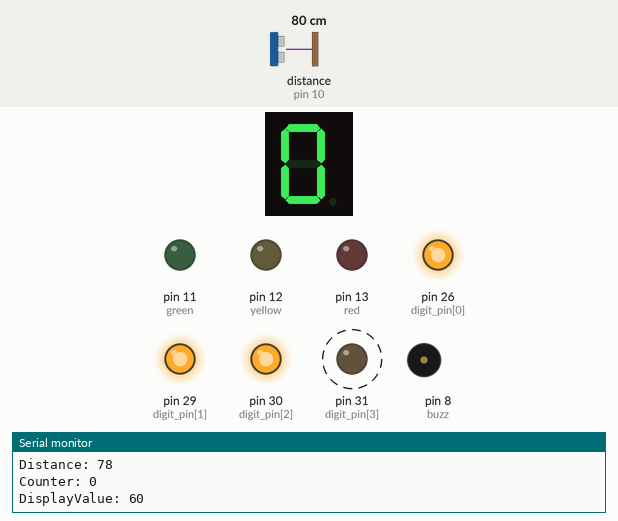
Bench run of a sketch on a simulated Arduino Mega 2560, built with avr-gcc and run on an emulated ATmega2560. Shown: 1-digit seven-segment display, output pins drawn as LEDs (lit = HIGH), buzzer (waves = sounding, pin HIGH), the last lines printed to the serial monitor. Wiring (inferred from the names in the program): ultrasonic range finder: trigger pin 9; echo pin 10; 1-digit 7-segment display, segments lit when HIGH: segments pin 22, pin 23, pin 24, pin 25, A0, pin 27, pin 28. Dashed ring = blinking. The test bench sets the inputs (shaded band); at power-on: distance to the obstacle (sensor on pin 10) 80 cm. The echo pulse lasts 58.3 µs per cm; the segment pins are drawn as the display they are named for; pins used as bus, display or sensor lines are not drawn.

Above: at 2.2 s.
2.3 s: distance to the obstacle (sensor on pin 10) set to 2 cm
At 3.6 s:
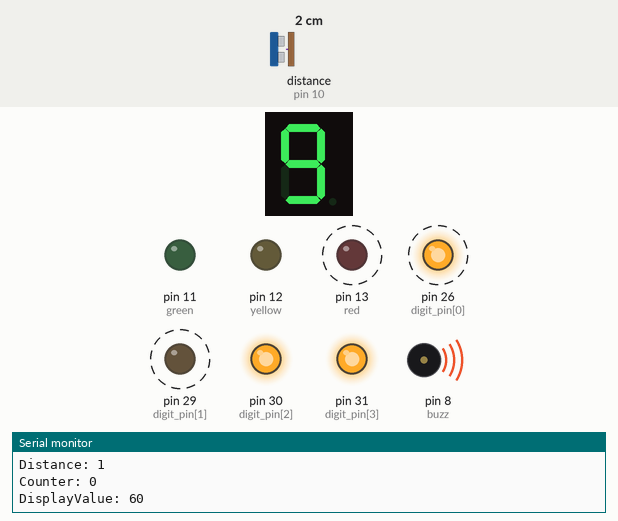
5.7 s: distance to the obstacle (sensor on pin 10) set to 9 cm
At 8.1 s:
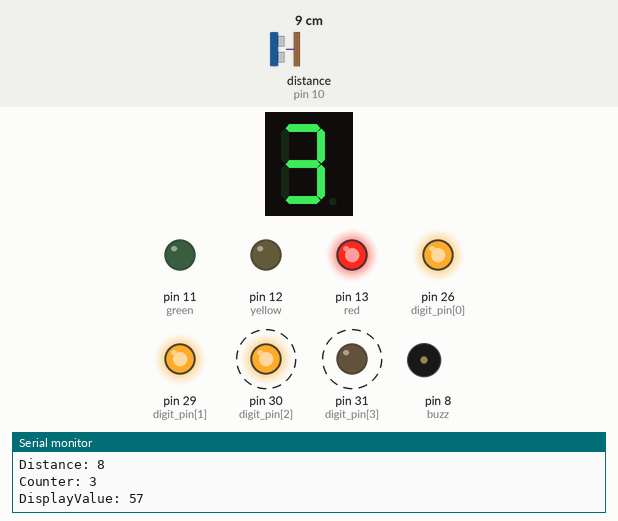
10.5 s: distance to the obstacle (sensor on pin 10) set to 13 cm
At 12.3 s:
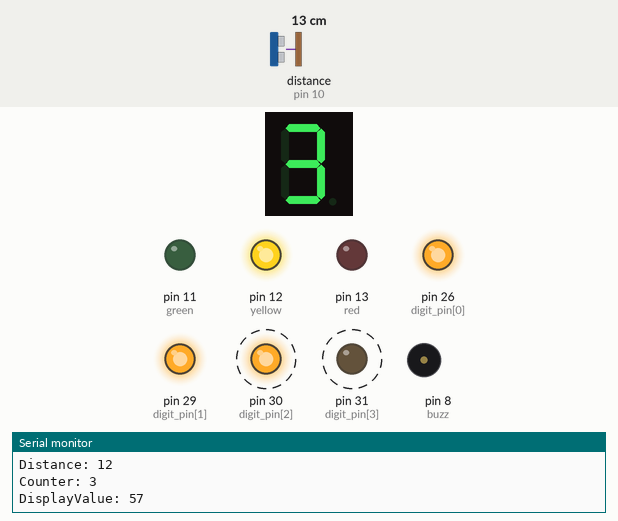
15.3 s: distance to the obstacle (sensor on pin 10) set to 29 cm
17.2 s: distance to the obstacle (sensor on pin 10) set to 34 cm
At 19.3 s:
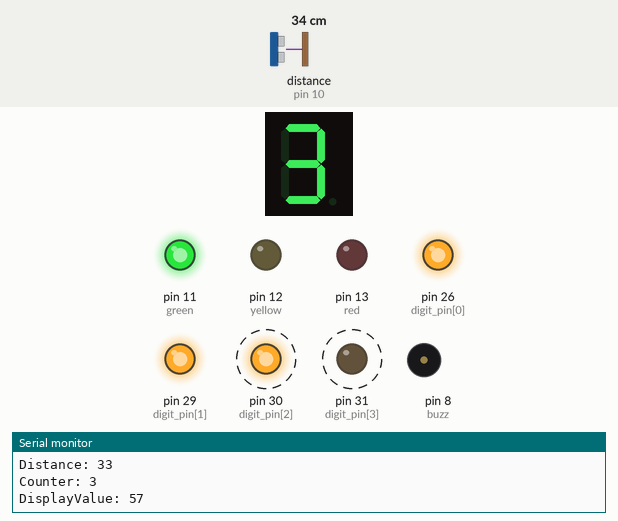
22.0 s: distance to the obstacle (sensor on pin 10) set to 18 cm
At 22.54 s:
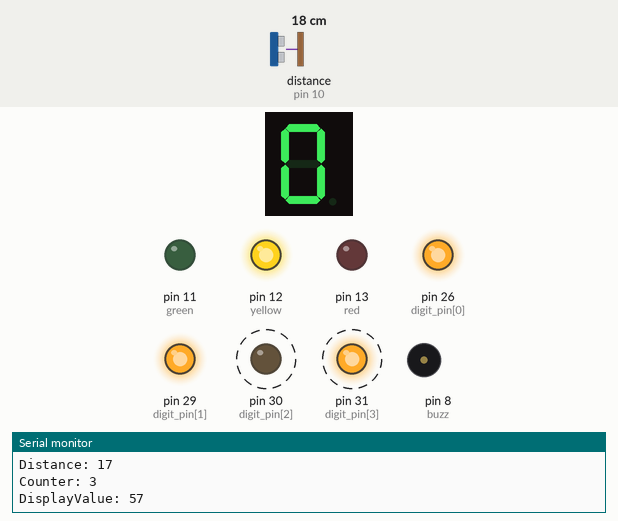
Timing chart, 0 to 27.8 s (numbered marks = the images above; inputs shaded):
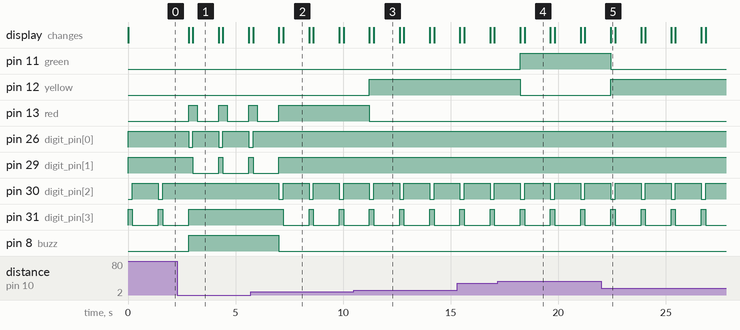

The sketch:

Parking.ino
```cpp
#include <math.h>

// definesc pinii pt ssd
int digit_pin[] = { 26, 29, 30, 31 };
int segA = 22;
int segB = 23;
int segC = 24;
int segD = 25;
int segE = A0;
int segF = 27;
int segG = 28;


// definesc pinii pt semafor
const int trigPin = 9;
const int echoPin = 10;
const int buzz = 8;
const int green = 11;
const int yellow = 12;
const int red = 13;


// definesc variabile
long duration;
int distance;
int counter = 0;
int displayValue = 60;

struct struct_digits { //4 ssd
  int digit[4];
};

void setup() {
  //initialize pinii pentru buzzer, si leduri, proximitate
  pinMode(trigPin, OUTPUT);
  pinMode(echoPin, INPUT);
  pinMode(buzz, OUTPUT);
  pinMode(red, OUTPUT);
  pinMode(yellow, OUTPUT);
  pinMode(green, OUTPUT);
  Serial.begin(9600);

  //initializez pinii pt ssd
  pinMode(segA, OUTPUT);
  pinMode(segB, OUTPUT);
  pinMode(segC, OUTPUT);
  pinMode(segD, OUTPUT);
  pinMode(segE, OUTPUT);
  pinMode(segF, OUTPUT);
  pinMode(segG, OUTPUT);

  for (int i = 0; i < 4; i++) {
    pinMode(digit_pin[i], OUTPUT);
  }
}

//afisare pe ssd
void lightNumber(int numberToDisplay) {
  //definesc segmentele pt fiecare cifra
  switch (numberToDisplay) {
    case 0:
      digitalWrite(segA, HIGH);
      digitalWrite(segB, HIGH);
      digitalWrite(segC, HIGH);
      digitalWrite(segD, HIGH);
      digitalWrite(segE, HIGH);
      digitalWrite(segF, HIGH);
      digitalWrite(segG, LOW);
      break;
    case 1:
      digitalWrite(segA, LOW);
      digitalWrite(segB, HIGH);
      digitalWrite(segC, HIGH);
      digitalWrite(segD, LOW);
      digitalWrite(segE, LOW);
      digitalWrite(segF, LOW);
      digitalWrite(segG, LOW);
      break;
    case 2:
      digitalWrite(segA, HIGH);
      digitalWrite(segB, HIGH);
      digitalWrite(segC, LOW);
      digitalWrite(segD, HIGH);
      digitalWrite(segE, HIGH);
      digitalWrite(segF, LOW);
      digitalWrite(segG, HIGH);
      break;
    case 3:
      digitalWrite(segA, HIGH);
      digitalWrite(segB, HIGH);
      digitalWrite(segC, HIGH);
      digitalWrite(segD, HIGH);
      digitalWrite(segE, LOW);
      digitalWrite(segF, LOW);
      digitalWrite(segG, HIGH);
      break;
    case 4:
      digitalWrite(segA, LOW);
      digitalWrite(segB, HIGH);
      digitalWrite(segC, HIGH);
      digitalWrite(segD, LOW);
      digitalWrite(segE, LOW);
      digitalWrite(segF, HIGH);
      digitalWrite(segG, HIGH);
      break;
    case 5:
      digitalWrite(segA, HIGH);
      digitalWrite(segB, LOW);
      digitalWrite(segC, HIGH);
      digitalWrite(segD, HIGH);
      digitalWrite(segE, LOW);
      digitalWrite(segF, HIGH);
      digitalWrite(segG, HIGH);
      break;
    case 6:
      digitalWrite(segA, HIGH);
      digitalWrite(segB, LOW);
      digitalWrite(segC, HIGH);
      digitalWrite(segD, HIGH);
      digitalWrite(segE, HIGH);
      digitalWrite(segF, HIGH);
      digitalWrite(segG, HIGH);
      break;
    case 7:
      digitalWrite(segA, HIGH);
      digitalWrite(segB, HIGH);
      digitalWrite(segC, HIGH);
      digitalWrite(segD, LOW);
      digitalWrite(segE, LOW);
      digitalWrite(segF, LOW);
      digitalWrite(segG, LOW);
      break;
    case 8:
      digitalWrite(segA, HIGH);
      digitalWrite(segB, HIGH);
      digitalWrite(segC, HIGH);
      digitalWrite(segD, HIGH);
      digitalWrite(segE, HIGH);
      digitalWrite(segF, HIGH);
      digitalWrite(segG, HIGH);
      break;
    case 9:
      digitalWrite(segA, HIGH);
      digitalWrite(segB, HIGH);
      digitalWrite(segC, HIGH);
      digitalWrite(segD, HIGH);
      digitalWrite(segE, LOW);
      digitalWrite(segF, HIGH);
      digitalWrite(segG, HIGH);
      break;
    case 10: //apresc afisarea
      digitalWrite(segA, LOW);
      digitalWrite(segB, LOW);
      digitalWrite(segC, LOW);
      digitalWrite(segD, LOW);
      digitalWrite(segE, LOW);
      digitalWrite(segF, LOW);
      digitalWrite(segG, LOW);
      break;
  }
}

//unde se afiseaza cifra, pe ce ssd
void SwitchDigit(int digit) {
  for (int i = 0; i < 4; i++) {
    if (i == digit) {
      digitalWrite(digit_pin[i], LOW);
    } else {
      digitalWrite(digit_pin[i], HIGH);
    }
  }
}

///end ssd

void loop() {

  //semafor
  //senzor proximitate
  digitalWrite(trigPin, LOW);
  delayMicroseconds(2);
  digitalWrite(trigPin, HIGH);
  delayMicroseconds(10);
  digitalWrite(trigPin, LOW);


  duration = pulseIn(echoPin, HIGH);

  distance = duration * 0.034 / 2;

//afisare leduri in functie de distanta + buzz
  if (distance <= 50)
  {
    digitalWrite(green, HIGH);
    if (distance <= 30)
    {
      digitalWrite(green, LOW);
      digitalWrite(yellow, HIGH);
      if (distance <= 10)
      {
        digitalWrite(green, LOW);
        digitalWrite(yellow, LOW);
        digitalWrite(red, HIGH);
        if (distance <=5)
        {
          digitalWrite(buzz, HIGH);
          digitalWrite(green, LOW);
          digitalWrite(yellow, LOW);
          digitalWrite(red, HIGH);
        }
        else
        {
          digitalWrite(buzz, LOW);
        }
      }
       else
      {
        digitalWrite(red, LOW);
      }
    }
    else
     {
      digitalWrite(yellow, LOW);
    }
  }
   else
   {
    digitalWrite(green, LOW);
  }

//afisare in monitor serial
  Serial.print("Distance: ");
  Serial.println(distance);
  Serial.print("Counter: ");
  Serial.println(counter);
  Serial.print("DisplayValue: ");
  Serial.println(displayValue);

  //ssd

  if (distance <= 5)
   {

    counter++;
    displayValue = 60 - counter;

    // Afișează pe primele două SSD-uri locurile disponibile
    for (int i = 0; i < 2; i++)
     {
      SwitchDigit(i);
      lightNumber(static_cast<int>(displayValue / pow(10, 1 - i)) % 10);
      delay(200);
    }
    digitalWrite(red, LOW);
  }
  else
  {
    // Afișează counterul pe ultimele două SSD-uri locurile ocupate
    for (int i = 2; i < 4; i++)
    {
      SwitchDigit(i);
      lightNumber(static_cast<int>(counter / pow(10, 3 - i)) % 10);//e cifra unitatilor sau zecilor

      delay(200);
    }
  }
  delay(1000);  // Așteaptă 1 secundă între afișări
}
```

Measured:
- the behaviour switches between 11 and 12 cm on distance to the obstacle (sensor on pin 10) (found by bisection; images 2 and 3)
- the behaviour switches between 31 and 32 cm on distance to the obstacle (sensor on pin 10) (found by bisection; images 3 and 4)
- after the input at 2.3 s, pin 13 (red): alternates HIGH for 0.40 s and LOW for 1.0 s, starting after 0.51 s; pin 26 (digit_pin[0]): alternates HIGH for 1.2 s and LOW for 0.20 s, starting after 0.51 s
- after the input at 5.7 s, pin 13 (red): goes on until 7.0 s, then stays HIGH; pin 26 (digit_pin[0]): goes on until 5.8 s, then stays HIGH
- after the input at 10.5 s, pin 12 (yellow): LOW → HIGH after 0.72 s; pin 13 (red): HIGH → LOW after 0.72 s
- after the input at 17.2 s, pin 11 (green): LOW → HIGH after 1.0 s; pin 12 (yellow): HIGH → LOW after 1.0 s
- after the input at 22.0 s, pin 11 (green): HIGH → LOW after 0.45 s; pin 12 (yellow): LOW → HIGH after 0.45 s
- by itself, pin 31 (digit_pin[3]): alternates HIGH for 0.20 s and LOW for 1.2 s
